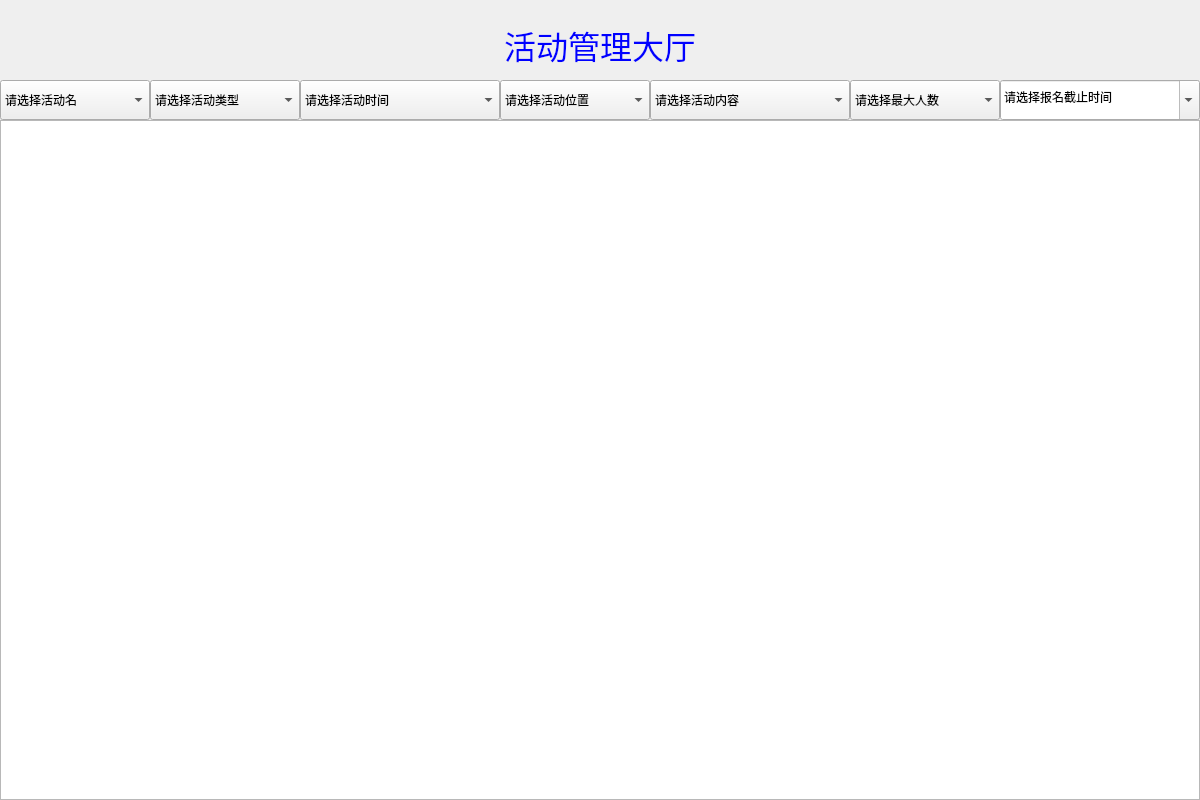
<?xml version="1.0" encoding="UTF-8"?>
<ui version="4.0">
 <class>ActivityManagerWidget</class>
 <widget class="QWidget" name="ActivityManagerWidget">
  <property name="geometry">
   <rect>
    <x>0</x>
    <y>0</y>
    <width>1200</width>
    <height>800</height>
   </rect>
  </property>
  <property name="minimumSize">
   <size>
    <width>1200</width>
    <height>800</height>
   </size>
  </property>
  <property name="windowTitle">
   <string>工作人员</string>
  </property>
  <widget class="QTableView" name="tableView">
   <property name="geometry">
    <rect>
     <x>0</x>
     <y>120</y>
     <width>1200</width>
     <height>680</height>
    </rect>
   </property>
   <property name="minimumSize">
    <size>
     <width>0</width>
     <height>0</height>
    </size>
   </property>
   <property name="styleSheet">
    <string notr="true"/>
   </property>
  </widget>
  <widget class="QComboBox" name="b7">
   <property name="geometry">
    <rect>
     <x>1000</x>
     <y>80</y>
     <width>200</width>
     <height>40</height>
    </rect>
   </property>
   <property name="minimumSize">
    <size>
     <width>200</width>
     <height>40</height>
    </size>
   </property>
   <property name="editable">
    <bool>true</bool>
   </property>
   <item>
    <property name="text">
     <string>请选择报名截止时间</string>
    </property>
   </item>
  </widget>
  <widget class="QLabel" name="title">
   <property name="geometry">
    <rect>
     <x>480</x>
     <y>20</y>
     <width>240</width>
     <height>50</height>
    </rect>
   </property>
   <property name="font">
    <font>
     <pointsize>24</pointsize>
    </font>
   </property>
   <property name="styleSheet">
    <string notr="true">color: rgb(0, 0, 255)</string>
   </property>
   <property name="text">
    <string>活动管理大厅</string>
   </property>
   <property name="alignment">
    <set>Qt::AlignCenter</set>
   </property>
  </widget>
  <widget class="QComboBox" name="b3">
   <property name="geometry">
    <rect>
     <x>300</x>
     <y>80</y>
     <width>200</width>
     <height>40</height>
    </rect>
   </property>
   <property name="currentText">
    <string>请选择活动时间</string>
   </property>
   <item>
    <property name="text">
     <string>请选择活动时间</string>
    </property>
   </item>
  </widget>
  <widget class="QComboBox" name="b4">
   <property name="geometry">
    <rect>
     <x>500</x>
     <y>80</y>
     <width>150</width>
     <height>40</height>
    </rect>
   </property>
   <item>
    <property name="text">
     <string>请选择活动位置</string>
    </property>
   </item>
  </widget>
  <widget class="QComboBox" name="b1">
   <property name="geometry">
    <rect>
     <x>0</x>
     <y>80</y>
     <width>150</width>
     <height>40</height>
    </rect>
   </property>
   <property name="currentText">
    <string>请选择活动名</string>
   </property>
   <item>
    <property name="text">
     <string>请选择活动名</string>
    </property>
   </item>
  </widget>
  <widget class="QComboBox" name="b5">
   <property name="geometry">
    <rect>
     <x>650</x>
     <y>80</y>
     <width>200</width>
     <height>40</height>
    </rect>
   </property>
   <property name="currentText">
    <string>请选择活动内容</string>
   </property>
   <item>
    <property name="text">
     <string>请选择活动内容</string>
    </property>
   </item>
  </widget>
  <widget class="QComboBox" name="b2">
   <property name="geometry">
    <rect>
     <x>150</x>
     <y>80</y>
     <width>150</width>
     <height>40</height>
    </rect>
   </property>
   <property name="currentText">
    <string>请选择活动类型</string>
   </property>
   <item>
    <property name="text">
     <string>请选择活动类型</string>
    </property>
   </item>
  </widget>
  <widget class="QComboBox" name="b6">
   <property name="geometry">
    <rect>
     <x>850</x>
     <y>80</y>
     <width>150</width>
     <height>40</height>
    </rect>
   </property>
   <property name="currentText">
    <string>请选择最大人数</string>
   </property>
   <item>
    <property name="text">
     <string>请选择最大人数</string>
    </property>
   </item>
  </widget>
 </widget>
 <resources/>
 <connections/>
</ui>
